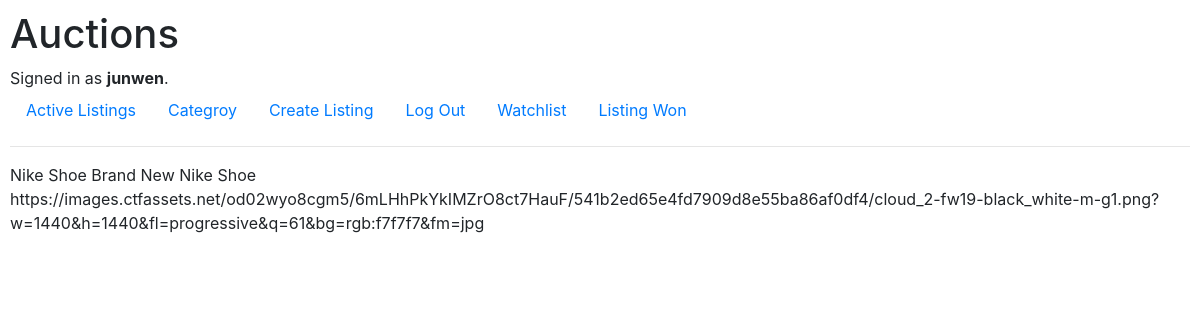
The page /listing/listingWon (signed in) on the database its author committed.
### auctions/models.py (models this page shows, shortened)
class User(AbstractUser):
    def __str__(self):
        return f"{self.username} {self.password} {self.email}"

class auctionBid(models.Model):
    user = models.ForeignKey(User, on_delete=models.CASCADE, related_name="bidder")
    listing = models.ForeignKey(auctionListing, on_delete=models.CASCADE, related_name='listing')
    amount = models.IntegerField()

class auctionListing(models.Model):
    title = models.CharField(max_length=64, blank=False)
    description = models.TextField(blank=False)
    startingBid = models.IntegerField(blank=False)
    image = models.URLField(max_length=100000)
    date = models.DateTimeField(blank=False)
    listingOwner = models.ForeignKey(User, on_delete=models.CASCADE, related_name= 'listOwner')
    activeStatus = models.BooleanField(blank=False)
    class Category(models.TextChoices):
        Fashion = 'Fashion'
        Toys = 'Toys'
        Electronics = 'Electronics'
        Home = 'Home'
    category = models.CharField(max_length=30, blank=False, choices=Category.choices)
    def __str__(self):
        return f"{self.title} {self.description} {self.startingBid} {self.image} {self.date} {self.listingOwner} {self.activeStatus} {self.category}"

### auctions/views.py (the view)
# urls.py: path('listing/listingWon', views.listingWon, name="listingWon"),
@login_required
def listingWon(request):
    ListItemWonArray = []
    AuctionListingArray = auctionListing.objects.filter(activeStatus=False)
    for listItem in AuctionListingArray:
        winningBid = listItem.startingBid
        ListItemWon = listItem.listing.filter(amount=winningBid, user=User.objects.get(username=request.user.username))
        if ListItemWon:
            ListItemWonArray.append(ListItemWon)
    print(ListItemWonArray[0][0].listing)
    return render(request, "auctions/winning.html", {
        "ItemWonArray": ListItemWonArray
    })

### auctions/templates/auctions/winning.html
{% extends "auctions/layout.html" %}
{% block body %}
    {% for itemWon in ItemWonArray %}
        {% for item in itemWon %}
            {{ item.listing.title }}
            {{ item.listing.description }}
            {{ item.listing.image }}
        {% endfor %}
    {% endfor %}
{% endblock %}

### auctions/templates/auctions/layout.html (shortened to what this page needs)
{% load static %}
<!DOCTYPE html>
<html lang="en">
    <head>
        <link rel="stylesheet" href="https://stackpath.bootstrapcdn.com/bootstrap/4.4.1/css/bootstrap.min.css">
        <link href="{% static 'auctions/styles.css' %}" rel="stylesheet">
    </head>
    <body>
        <h1>Auctions</h1>
        <div>
            {% if user.is_authenticated %}
                Signed in as <strong>{{ user.username }}</strong>.
            {% else %}
                Not signed in.
            {% endif %}
        </div>
        <ul class="nav">
            <li class="nav-item">
                <a class="nav-link" href="{% url 'index' %}">Active Listings</a>
            </li class="nav-item">
            <li>
                <a class="nav-link" href="{% url 'category' %}">Categroy</a>
            </li>
            {% if user.is_authenticated %}
                <li class="nav-item">
                    <a class="nav-link" href="{% url 'create' %}">Create Listing</a>
                </li>
                <li class="nav-item">
                    <a class="nav-link" href="{% url 'logout' %}">Log Out</a>
                </li>
                <li class="nav-item">
                    <a class="nav-link" href="{% url 'watchlist' %}">Watchlist</a>
                </li>
                <li class="nav-item">
                    <a class="nav-link" href="{% url 'listingWon' %}">Listing Won</a>
                </li>
            {% endif %}
        </ul>
        <hr>
        {% block body %}
        {% endblock %}
    </body>
</html>

### auctions/static/auctions/styles.css (style rules this page uses)
body { padding: 10px; }

### rows shown on the page
User: username "junwen"
auctionBid: listing "Nike Shoe", listing.description "Brand New Nike Shoe", listing.image "https://images.ctfassets.net/od02wyo8cgm5/6mLHhPkYkIMZrO8ct7HauF/541b2ed65e4fd7909d8e55ba86af0df4/cloud_2-fw19-black_white-m-g1.png?w=1440&h=1440&fl=progressive&q=61&bg=rgb:f7f7f7&fm=jpg"
